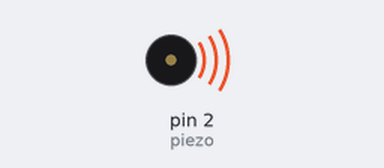
This sketch was run on a simulated Arduino Uno, built with avr-gcc and run on an emulated ATmega328P. On the bench: buzzer (waves = sounding).

Above: at 0.1 s.
Timing chart, 0 to 1.6 s (numbered marks = the images above):
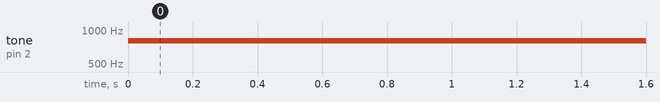

Measured:
- by itself, tone on pin 2 (piezo): silent → 800 Hz at 0.00 s

The sketch:

lesson_7.ino
```cpp
#define piezo 2 // Даём имя пину к которому подключён пьезодинамик

void setup() {
  pinMode(2, OUTPUT);// Обозначаем подключённый к пьезодинамику пин как выход

}

void loop() {
  //1 версия
  tone(piezo, 800);//Включаем пьезодинамик на частоте 800 Герц
  delay(100);//Ждём 100 миллисекунд
  noTone(piezo);//Выключаем пьезодинамик
// 2 версия
  tone(piezo, 800, 100);//Запускаем пьезодинамик на частоте 800 Герц на 100 миллисекунд
}
```
